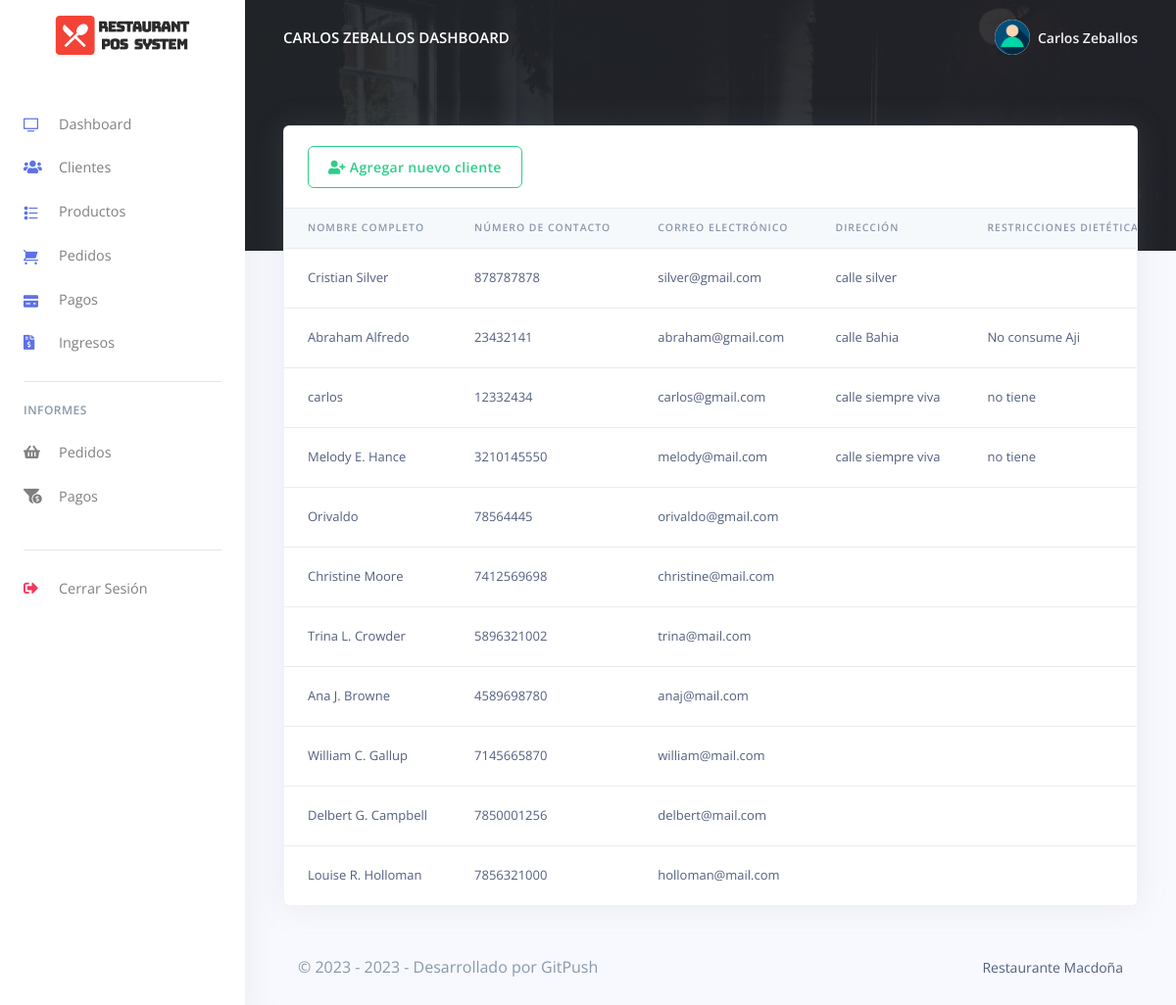
The app's page /Restro/cashier/customes.php (signed in) with its own data.
### tables this page shows
CREATE TABLE `rpos_personal` (
  `personal_id` int(20) NOT NULL,
  `personal_nombre` varchar(200) NOT NULL,
  `personal_num` varchar(200) NOT NULL,
  `personal_email` varchar(200) NOT NULL,
  `personal_password` varchar(200) NOT NULL,
  `created_at` timestamp(6) NOT NULL DEFAULT current_timestamp(6) ON UPDATE current_timestamp(6),
  `personal_direccion` varchar(200) NOT NULL,
  `personal_telefono` varchar(200) NOT NULL,
  `personal_puesto` varchar(200) NOT NULL,
  `personal_fecha_nacimiento` varchar(200) NOT NULL,
  `personal_ci` varchar(200) NOT NULL,
  `personal_salario_hora` varchar(200) NOT NULL,
  `personal_datos_bancarios` varchar(200) NOT NULL
);

CREATE TABLE `rpos_clientes` (
  `cliente_id` varchar(200) NOT NULL,
  `cliente_nombre` varchar(200) NOT NULL,
  `cliente_numero` varchar(200) NOT NULL,
  `cliente_email` varchar(200) NOT NULL,
  `cliente_password` varchar(200) NOT NULL,
  `created_at` timestamp(6) NOT NULL DEFAULT current_timestamp(6) ON UPDATE current_timestamp(6),
  `cliente_direccion` varchar(200) NOT NULL,
  `cliente_restricciones_dieteticas` varchar(200) DEFAULT NULL
);

### Restro/cashier/customes.php (the view, shortened to what this page needs)
<?php
include('config/config.php');
require_once('partials/_head.php');
?>
<body>
<?php
require_once('partials/_sidebar.php');
?>
<div class="main-content">
    <?php
    require_once('partials/_topnav.php');
    ?>
    <div class="container-fluid mt--8">
        <div class="row">
            <div class="col">
                <div class="card shadow">
                    <div class="card-header border-0">
                        <a href="add_customer.php" class="btn btn-outline-success">
                            <i class="fas fa-user-plus"></i>
                            Agregar nuevo cliente
                        </a>
                    </div>
                    <div class="table-responsive">
                        <table class="table align-items-center table-flush">
                            <thead class="thead-light">
                            <tr>
                                <th scope="col">NOMBRE COMPLETO</th>
                                <th scope="col">NÚMERO DE CONTACTO</th>
                                <th scope="col">CORREO ELECTRÓNICO</th>
                                <th scope="col">DIRECCIÓN</th>
                                <th scope="col">RESTRICCIONES DIETÉTICAS</th>
                            </tr>
                            </thead>
                            <tbody>
                            <?php
                            $ret = "SELECT * FROM rpos_clientes ORDER BY created_at DESC";
                            $stmt = $mysqli->prepare($ret);
                            $stmt->execute();
                            $res = $stmt->get_result();
                            while ($cust = $res->fetch_object()) {
                                ?>
                                <tr>
                                    <td><?php echo $cust->cliente_nombre; ?></td>
                                    <td><?php echo $cust->cliente_numero; ?></td>
                                    <td><?php echo $cust->cliente_email; ?></td>
                                    <td><?php echo $cust->cliente_direccion; ?></td>
                                    <td><?php echo $cust->cliente_restricciones_dieteticas; ?></td>
                                </tr>
                            <?php } ?>
                            </tbody>
                        </table>
                    </div>
                </div>
            </div>
        </div>
        <?php
        require_once('partials/_footer.php');
        ?>
    </div>
</div>
</body>
</html>

### Restro/cashier/partials/_sidebar.php (shortened to what this page needs)
<?php
$staff_id = $_SESSION['staff_id'];
$ret = "SELECT * FROM  rpos_personal  WHERE personal_id = '$staff_id'";
$stmt = $mysqli->prepare($ret);
$stmt->execute();
$res = $stmt->get_result();
while ($staff_id = $res->fetch_object()) {
?>
  <nav class="navbar navbar-vertical fixed-left navbar-expand-md navbar-light bg-white" id="sidenav-main">
    <div class="container-fluid">
      <a class="navbar-brand pt-0" href="dashboard.php">
        <img src="../admin/assets/img/brand/repos.png" class="navbar-brand-img" alt="...">
      </a>
      <div class="collapse navbar-collapse" id="sidenav-collapse-main">
        <ul class="navbar-nav">
          <li class="nav-item">
            <a class="nav-link" href="dashboard.php">
              <i class="ni ni-tv-2 text-primary"></i> Dashboard
            </a>
          </li>
          <li class="nav-item">
            <a class="nav-link" href="customes.php">
              <i class="fas fa-users text-primary"></i> Clientes
            </a>
          </li>
          <li class="nav-item">
            <a class="nav-link" href="products.php">
              <i class="ni ni-bullet-list-67 text-primary"></i>Productos
            </a>
          </li>
          <li class="nav-item">
            <a class="nav-link" href="orders.php">
              <i class="ni ni-cart text-primary"></i> Pedidos
            </a>
          </li>
          <li class="nav-item">
            <a class="nav-link" href="payments.php">
              <i class="ni ni-credit-card text-primary"></i> Pagos
            </a>
          </li>
          <li class="nav-item">
            <a class="nav-link" href="receipts.php">
              <i class="fas fa-file-invoice-dollar text-primary"></i> Ingresos
            </a>
          </li>
        </ul>
        <hr class="my-3">
        <h6 class="navbar-heading text-muted">Informes</h6>
        <ul class="navbar-nav mb-md-3">
          <li class="nav-item">
            <a class="nav-link" href="orders_reports.php">
              <i class="fas fa-shopping-basket"></i> Pedidos
            </a>
          </li>
          <li class="nav-item">
            <a class="nav-link" href="payments_reports.php">
              <i class="fas fa-funnel-dollar"></i> Pagos
            </a>
          </li>
        </ul>
        <hr class="my-3">
        <ul class="navbar-nav mb-md-3">
          <li class="nav-item">
            <a class="nav-link" href="logout.php">
              <i class="fas fa-sign-out-alt text-danger"></i> Cerrar Sesión
            </a>
          </li>
        </ul>
      </div>
    </div>
  </nav>
<?php } ?>

### Restro/cashier/partials/_topnav.php (shortened to what this page needs)
<?php
$staff_id = $_SESSION['staff_id'];
$ret = "SELECT * FROM  rpos_personal  WHERE personal_id = '$staff_id'";
$stmt = $mysqli->prepare($ret);
$stmt->execute();
$res = $stmt->get_result();
while ($staff = $res->fetch_object()) {
?>
    <nav class="navbar navbar-top navbar-expand-md navbar-dark" id="navbar-main">
        <div class="container-fluid">
            <a class="h4 mb-0 text-white text-uppercase d-none d-lg-inline-block" href="dashboard.php"><?php echo $staff->personal_nombre; ?> Dashboard</a>
            <ul class="navbar-nav align-items-center d-none d-md-flex">
                <li class="nav-item dropdown">
                    <a class="nav-link pr-0" href="#" role="button" data-toggle="dropdown" aria-haspopup="true" aria-expanded="false">
                        <div class="media align-items-center">
                            <span class="avatar avatar-sm rounded-circle">
                                <img alt="Image placeholder" src="../admin/assets/img/theme/user-a-min.png">
                            </span>
                            <div class="media-body ml-2 d-none d-lg-block">
                                <span class="mb-0 text-sm  font-weight-bold"><?php echo $staff->personal_nombre; ?></span>
                            </div>
                        </div>
                    </a>
                </li>
            </ul>
        </div>
    </nav>
<?php } ?>

### records on screen
rpos_personal: personal_nombre "CARLOS ZEBALLOS", personal_nombre "Carlos Zeballos"
rpos_clientes: cliente_nombre "Cristian Silver", cliente_numero "878787878", cliente_email "silver@gmail.com", cliente_direccion "calle silver"
rpos_clientes: cliente_nombre "Abraham Alfredo", cliente_numero "23432141", cliente_email "abraham@gmail.com", cliente_direccion "calle Bahia", cliente_restricciones_dieteticas "No consume Aji"
rpos_clientes: cliente_nombre "carlos", cliente_numero "12332434", cliente_email "carlos@gmail.com", cliente_direccion "calle siempre viva", cliente_restricciones_dieteticas "no tiene"
rpos_clientes: cliente_nombre "Melody E. Hance", cliente_numero "3210145550", cliente_email "melody@mail.com", cliente_direccion "calle siempre viva", cliente_restricciones_dieteticas "no tiene"
rpos_clientes: cliente_nombre "Orivaldo", cliente_numero "78564445", cliente_email "orivaldo@gmail.com"
rpos_clientes: cliente_nombre "Christine Moore", cliente_numero "7412569698", cliente_email "christine@mail.com"
rpos_clientes: cliente_nombre "Trina L. Crowder", cliente_numero "5896321002", cliente_email "trina@mail.com"
rpos_clientes: cliente_nombre "Ana J. Browne", cliente_numero "4589698780", cliente_email "anaj@mail.com"
rpos_clientes: cliente_nombre "William C. Gallup", cliente_numero "7145665870", cliente_email "william@mail.com"
rpos_clientes: cliente_nombre "Delbert G. Campbell", cliente_numero "7850001256", cliente_email "delbert@mail.com"
rpos_clientes: cliente_nombre "Louise R. Holloman", cliente_numero "7856321000", cliente_email "holloman@mail.com"
